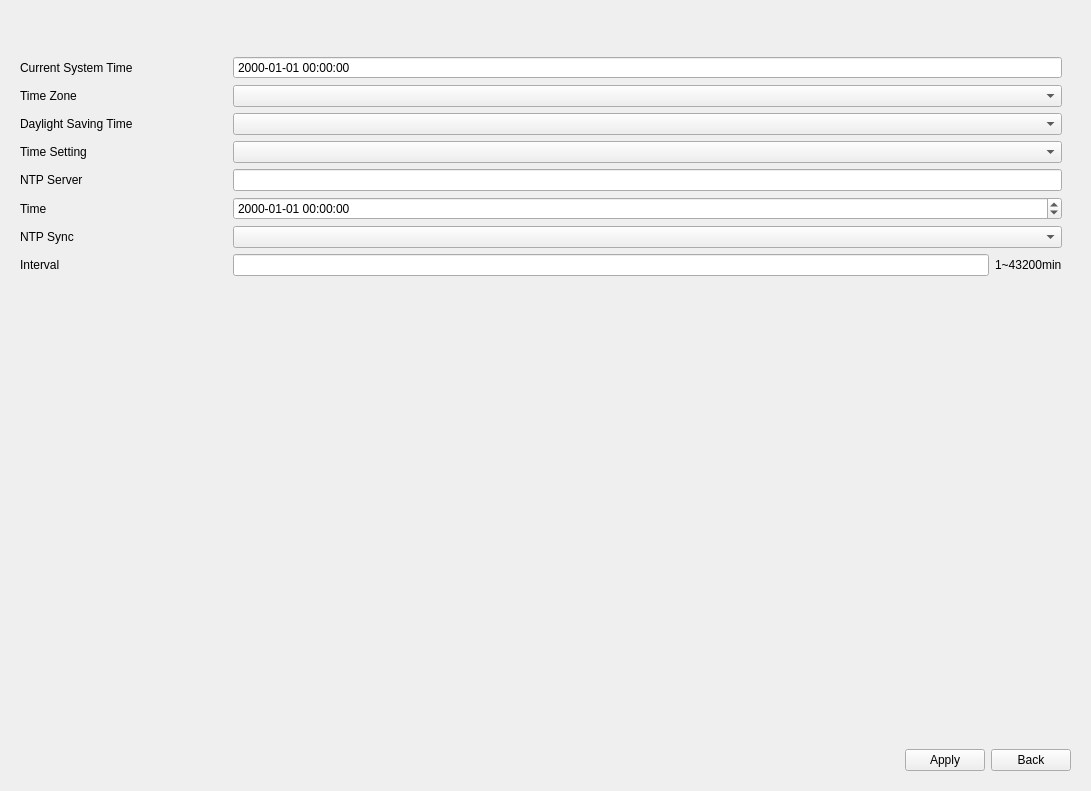
<?xml version="1.0" encoding="UTF-8"?>
<ui version="4.0">
 <class>GeneralSetting</class>
 <widget class="QWidget" name="GeneralSetting">
  <property name="geometry">
   <rect>
    <x>0</x>
    <y>0</y>
    <width>1091</width>
    <height>791</height>
   </rect>
  </property>
  <property name="windowTitle">
   <string>Form</string>
  </property>
  <layout class="QVBoxLayout" name="verticalLayout">
   <item>
    <widget class="TabBar" name="widget_tab" native="true">
     <property name="minimumSize">
      <size>
       <width>0</width>
       <height>30</height>
      </size>
     </property>
    </widget>
   </item>
   <item>
    <widget class="QStackedWidget" name="stackedWidget">
     <property name="currentIndex">
      <number>0</number>
     </property>
     <widget class="QWidget" name="page_dateTime">
      <layout class="QVBoxLayout" name="verticalLayout_3">
       <property name="spacing">
        <number>6</number>
       </property>
       <property name="leftMargin">
        <number>0</number>
       </property>
       <property name="topMargin">
        <number>0</number>
       </property>
       <property name="rightMargin">
        <number>9</number>
       </property>
       <property name="bottomMargin">
        <number>9</number>
       </property>
       <item>
        <widget class="QWidget" name="widget_3" native="true">
         <layout class="QGridLayout" name="gridLayout_3">
          <property name="topMargin">
           <number>9</number>
          </property>
          <property name="rightMargin">
           <number>9</number>
          </property>
          <item row="6" column="0">
           <widget class="QLabel" name="label_ntpSync">
            <property name="sizePolicy">
             <sizepolicy hsizetype="Preferred" vsizetype="Preferred">
              <horstretch>1</horstretch>
              <verstretch>0</verstretch>
             </sizepolicy>
            </property>
            <property name="text">
             <string>NTP Sync</string>
            </property>
           </widget>
          </item>
          <item row="6" column="1">
           <widget class="ComboBox" name="comboBox_ntpSync">
            <property name="sizePolicy">
             <sizepolicy hsizetype="Preferred" vsizetype="Fixed">
              <horstretch>4</horstretch>
              <verstretch>0</verstretch>
             </sizepolicy>
            </property>
           </widget>
          </item>
          <item row="7" column="0">
           <widget class="QLabel" name="label_interval">
            <property name="sizePolicy">
             <sizepolicy hsizetype="Preferred" vsizetype="Preferred">
              <horstretch>1</horstretch>
              <verstretch>0</verstretch>
             </sizepolicy>
            </property>
            <property name="text">
             <string>Interval</string>
            </property>
           </widget>
          </item>
          <item row="0" column="1">
           <widget class="MyDateTimeEdit" name="dateTimeEdit_serverTime">
            <property name="sizePolicy">
             <sizepolicy hsizetype="Minimum" vsizetype="Fixed">
              <horstretch>4</horstretch>
              <verstretch>0</verstretch>
             </sizepolicy>
            </property>
            <property name="readOnly">
             <bool>true</bool>
            </property>
            <property name="buttonSymbols">
             <enum>QAbstractSpinBox::NoButtons</enum>
            </property>
            <property name="displayFormat">
             <string>yyyy-MM-dd HH:mm:ss</string>
            </property>
           </widget>
          </item>
          <item row="4" column="1">
           <widget class="MyLineEdit" name="lineEdit_ntpServer">
            <property name="sizePolicy">
             <sizepolicy hsizetype="Expanding" vsizetype="Fixed">
              <horstretch>4</horstretch>
              <verstretch>0</verstretch>
             </sizepolicy>
            </property>
           </widget>
          </item>
          <item row="1" column="1">
           <widget class="ComboBox" name="comboBox_timezone">
            <property name="sizePolicy">
             <sizepolicy hsizetype="Preferred" vsizetype="Fixed">
              <horstretch>4</horstretch>
              <verstretch>0</verstretch>
             </sizepolicy>
            </property>
           </widget>
          </item>
          <item row="5" column="0">
           <widget class="QLabel" name="label_setTime">
            <property name="sizePolicy">
             <sizepolicy hsizetype="Preferred" vsizetype="Preferred">
              <horstretch>1</horstretch>
              <verstretch>0</verstretch>
             </sizepolicy>
            </property>
            <property name="text">
             <string>Time</string>
            </property>
           </widget>
          </item>
          <item row="2" column="0">
           <widget class="QLabel" name="label_dsTime">
            <property name="sizePolicy">
             <sizepolicy hsizetype="Preferred" vsizetype="Preferred">
              <horstretch>1</horstretch>
              <verstretch>0</verstretch>
             </sizepolicy>
            </property>
            <property name="text">
             <string>Daylight Saving Time</string>
            </property>
           </widget>
          </item>
          <item row="5" column="1">
           <widget class="MyDateTimeEdit" name="dateTimeEdit_setTime">
            <property name="sizePolicy">
             <sizepolicy hsizetype="Minimum" vsizetype="Fixed">
              <horstretch>4</horstretch>
              <verstretch>0</verstretch>
             </sizepolicy>
            </property>
            <property name="displayFormat">
             <string>yyyy-MM-dd HH:mm:ss</string>
            </property>
           </widget>
          </item>
          <item row="4" column="0">
           <widget class="QLabel" name="label_ntpServer">
            <property name="sizePolicy">
             <sizepolicy hsizetype="Preferred" vsizetype="Preferred">
              <horstretch>1</horstretch>
              <verstretch>0</verstretch>
             </sizepolicy>
            </property>
            <property name="text">
             <string>NTP Server</string>
            </property>
           </widget>
          </item>
          <item row="3" column="1">
           <widget class="ComboBox" name="comboBox_timeSetting">
            <property name="sizePolicy">
             <sizepolicy hsizetype="Preferred" vsizetype="Fixed">
              <horstretch>4</horstretch>
              <verstretch>0</verstretch>
             </sizepolicy>
            </property>
           </widget>
          </item>
          <item row="3" column="0">
           <widget class="QLabel" name="label_timeSetting">
            <property name="sizePolicy">
             <sizepolicy hsizetype="Preferred" vsizetype="Preferred">
              <horstretch>1</horstretch>
              <verstretch>0</verstretch>
             </sizepolicy>
            </property>
            <property name="text">
             <string>Time Setting</string>
            </property>
           </widget>
          </item>
          <item row="0" column="0">
           <widget class="QLabel" name="label_serverTime">
            <property name="sizePolicy">
             <sizepolicy hsizetype="Preferred" vsizetype="Preferred">
              <horstretch>1</horstretch>
              <verstretch>0</verstretch>
             </sizepolicy>
            </property>
            <property name="text">
             <string>Current System Time</string>
            </property>
           </widget>
          </item>
          <item row="1" column="0">
           <widget class="QLabel" name="label_timezone">
            <property name="sizePolicy">
             <sizepolicy hsizetype="Preferred" vsizetype="Preferred">
              <horstretch>1</horstretch>
              <verstretch>0</verstretch>
             </sizepolicy>
            </property>
            <property name="text">
             <string>Time Zone</string>
            </property>
           </widget>
          </item>
          <item row="2" column="1">
           <widget class="ComboBox" name="comboBox_dsTime">
            <property name="sizePolicy">
             <sizepolicy hsizetype="Preferred" vsizetype="Fixed">
              <horstretch>4</horstretch>
              <verstretch>0</verstretch>
             </sizepolicy>
            </property>
           </widget>
          </item>
          <item row="7" column="1">
           <widget class="QWidget" name="widgetInterval" native="true">
            <property name="minimumSize">
             <size>
              <width>50</width>
              <height>0</height>
             </size>
            </property>
            <layout class="QHBoxLayout" name="horizontalLayout_2">
             <property name="leftMargin">
              <number>0</number>
             </property>
             <property name="topMargin">
              <number>0</number>
             </property>
             <property name="rightMargin">
              <number>0</number>
             </property>
             <property name="bottomMargin">
              <number>0</number>
             </property>
             <item>
              <widget class="MyLineEdit" name="lineEdit_interval">
               <property name="sizePolicy">
                <sizepolicy hsizetype="Expanding" vsizetype="Fixed">
                 <horstretch>0</horstretch>
                 <verstretch>0</verstretch>
                </sizepolicy>
               </property>
               <property name="maxLength">
                <number>5</number>
               </property>
              </widget>
             </item>
             <item>
              <widget class="BlueLabel" name="labelInterval">
               <property name="sizePolicy">
                <sizepolicy hsizetype="Preferred" vsizetype="Preferred">
                 <horstretch>0</horstretch>
                 <verstretch>0</verstretch>
                </sizepolicy>
               </property>
               <property name="minimumSize">
                <size>
                 <width>0</width>
                 <height>0</height>
                </size>
               </property>
               <property name="text">
                <string>1~43200min</string>
               </property>
              </widget>
             </item>
            </layout>
           </widget>
          </item>
         </layout>
        </widget>
       </item>
       <item>
        <spacer name="verticalSpacer_3">
         <property name="orientation">
          <enum>Qt::Vertical</enum>
         </property>
         <property name="sizeHint" stdset="0">
          <size>
           <width>20</width>
           <height>40</height>
          </size>
         </property>
        </spacer>
       </item>
       <item>
        <layout class="QHBoxLayout" name="horizontalLayout">
         <property name="topMargin">
          <number>0</number>
         </property>
         <item>
          <spacer name="horizontalSpacer_3">
           <property name="orientation">
            <enum>Qt::Horizontal</enum>
           </property>
           <property name="sizeHint" stdset="0">
            <size>
             <width>40</width>
             <height>20</height>
            </size>
           </property>
          </spacer>
         </item>
         <item>
          <widget class="QPushButton" name="pushButton_apply_2">
           <property name="text">
            <string>Apply</string>
           </property>
          </widget>
         </item>
         <item>
          <widget class="QPushButton" name="pushButton_back_2">
           <property name="text">
            <string>Back</string>
           </property>
          </widget>
         </item>
        </layout>
       </item>
      </layout>
     </widget>
     <widget class="QWidget" name="page_device">
      <layout class="QVBoxLayout" name="verticalLayout_2">
       <property name="spacing">
        <number>6</number>
       </property>
       <property name="leftMargin">
        <number>0</number>
       </property>
       <property name="topMargin">
        <number>0</number>
       </property>
       <property name="rightMargin">
        <number>9</number>
       </property>
       <property name="bottomMargin">
        <number>9</number>
       </property>
       <item>
        <widget class="QWidget" name="widget_4" native="true">
         <layout class="QGridLayout" name="gridLayout_4">
          <property name="spacing">
           <number>6</number>
          </property>
          <item row="6" column="1">
           <widget class="ComboBox" name="comboBox_hdmiAudio"/>
          </item>
          <item row="21" column="0">
           <widget class="MyLabel" name="label_language">
            <property name="text">
             <string>Language</string>
            </property>
           </widget>
          </item>
          <item row="5" column="0">
           <widget class="MyLabel" name="label_screenSwitch">
            <property name="text">
             <string>Quick Screen Switch</string>
            </property>
           </widget>
          </item>
          <item row="21" column="1">
           <widget class="ComboBox" name="comboBox_language"/>
          </item>
          <item row="5" column="1">
           <widget class="ComboBox" name="comboBox_screenSwitch">
            <item>
             <property name="text">
              <string>Disable</string>
             </property>
            </item>
            <item>
             <property name="text">
              <string>Enable</string>
             </property>
            </item>
           </widget>
          </item>
          <item row="2" column="0">
           <widget class="MyLabel" name="label_screen1">
            <property name="text">
             <string>HDMI1/VGA1 Resolution</string>
            </property>
           </widget>
          </item>
          <item row="10" column="1">
           <widget class="ComboBox" name="comboBox_eventPopTime"/>
          </item>
          <item row="7" column="1">
           <widget class="ComboBox" name="comboBox_audioEnable"/>
          </item>
          <item row="19" column="0">
           <widget class="MyLabel" name="labelAutoLogout">
            <property name="text">
             <string>Auto Logout</string>
            </property>
           </widget>
          </item>
          <item row="6" column="0">
           <widget class="MyLabel" name="label_hdmiAudio">
            <property name="text">
             <string>HDMI1 Audio</string>
            </property>
           </widget>
          </item>
          <item row="0" column="1">
           <widget class="MyLineEdit" name="lineEdit_deviceName">
            <property name="sizePolicy">
             <sizepolicy hsizetype="Expanding" vsizetype="Fixed">
              <horstretch>4</horstretch>
              <verstretch>0</verstretch>
             </sizepolicy>
            </property>
            <property name="maxLength">
             <number>32</number>
            </property>
           </widget>
          </item>
          <item row="8" column="0">
           <widget class="MyLabel" name="label_audioVolume">
            <property name="text">
             <string>Audio Out Volume</string>
            </property>
           </widget>
          </item>
          <item row="13" column="0">
           <spacer name="verticalSpacer">
            <property name="orientation">
             <enum>Qt::Vertical</enum>
            </property>
            <property name="sizeType">
             <enum>QSizePolicy::Fixed</enum>
            </property>
            <property name="sizeHint" stdset="0">
             <size>
              <width>20</width>
              <height>20</height>
             </size>
            </property>
           </spacer>
          </item>
          <item row="3" column="0">
           <widget class="MyLabel" name="label_screen2_enable">
            <property name="text">
             <string>HDMI2/VGA2</string>
            </property>
           </widget>
          </item>
          <item row="7" column="0">
           <widget class="MyLabel" name="label_audioEnable">
            <property name="text">
             <string>Audio Out</string>
            </property>
           </widget>
          </item>
          <item row="14" column="0">
           <widget class="MyLabel" name="label_wizard_2">
            <property name="text">
             <string>Wizard</string>
            </property>
           </widget>
          </item>
          <item row="20" column="0">
           <widget class="MyLabel" name="labelLogoutChannel">
            <property name="text">
             <string>Channel Display When Logout</string>
            </property>
           </widget>
          </item>
          <item row="16" column="0">
           <widget class="MyLabel" name="label_localAuth">
            <property name="text">
             <string>Boot Authentication</string>
            </property>
           </widget>
          </item>
          <item row="17" column="1">
           <widget class="ComboBox" name="comboBox_menuAuth"/>
          </item>
          <item row="1" column="0">
           <widget class="MyLabel" name="label_hdmi_vga_output">
            <property name="text">
             <string>HDMI/VGA Output</string>
            </property>
           </widget>
          </item>
          <item row="18" column="1">
           <widget class="ComboBox" name="comboBox_menuTimeout"/>
          </item>
          <item row="9" column="1">
           <widget class="ComboBox" name="comboBox_eventPop"/>
          </item>
          <item row="9" column="0">
           <widget class="MyLabel" name="label_eventPop">
            <property name="text">
             <string>Event Popup</string>
            </property>
           </widget>
          </item>
          <item row="4" column="0">
           <widget class="MyLabel" name="label_screen2">
            <property name="text">
             <string>HDMI2/VGA2 Resolution</string>
            </property>
           </widget>
          </item>
          <item row="15" column="0">
           <widget class="MyLabel" name="label_wizard">
            <property name="text">
             <string>Boot Wizard</string>
            </property>
           </widget>
          </item>
          <item row="19" column="1">
           <widget class="ComboBox" name="comboBoxAutoLogout"/>
          </item>
          <item row="15" column="1">
           <widget class="ComboBox" name="comboBox_wizard"/>
          </item>
          <item row="4" column="1">
           <widget class="ComboBox" name="comboBox_screen2"/>
          </item>
          <item row="3" column="1">
           <widget class="ComboBox" name="comboBox_screen2_enable"/>
          </item>
          <item row="17" column="0">
           <widget class="MyLabel" name="label_menuAuth">
            <property name="text">
             <string>Menu Authentication</string>
            </property>
           </widget>
          </item>
          <item row="18" column="0">
           <widget class="MyLabel" name="label_menuTimeout">
            <property name="text">
             <string>Settings Page Timeout</string>
            </property>
           </widget>
          </item>
          <item row="1" column="1">
           <widget class="ComboBox" name="comboBox_hdmi_vga_output">
            <item>
             <property name="text">
              <string>Independent</string>
             </property>
            </item>
            <item>
             <property name="text">
              <string>Synchronous</string>
             </property>
            </item>
           </widget>
          </item>
          <item row="13" column="1">
           <spacer name="verticalSpacer_4">
            <property name="orientation">
             <enum>Qt::Vertical</enum>
            </property>
            <property name="sizeHint" stdset="0">
             <size>
              <width>20</width>
              <height>20</height>
             </size>
            </property>
           </spacer>
          </item>
          <item row="12" column="0">
           <widget class="MyLabel" name="label_mouseAccel">
            <property name="text">
             <string>Mouse Pointer Speed Level</string>
            </property>
           </widget>
          </item>
          <item row="10" column="0">
           <widget class="MyLabel" name="label_eventPopTime">
            <property name="text">
             <string>Event Popup Duration Time</string>
            </property>
           </widget>
          </item>
          <item row="0" column="0">
           <widget class="MyLabel" name="label_deviceName">
            <property name="sizePolicy">
             <sizepolicy hsizetype="Preferred" vsizetype="Preferred">
              <horstretch>1</horstretch>
              <verstretch>0</verstretch>
             </sizepolicy>
            </property>
            <property name="text">
             <string>Device Name</string>
            </property>
           </widget>
          </item>
          <item row="2" column="1">
           <widget class="ComboBox" name="comboBox_screen1"/>
          </item>
          <item row="12" column="1">
           <widget class="ComboBox" name="comboBox_mouseAccel">
            <property name="currentIndex">
             <number>4</number>
            </property>
            <item>
             <property name="text">
              <string>1</string>
             </property>
            </item>
            <item>
             <property name="text">
              <string>2</string>
             </property>
            </item>
            <item>
             <property name="text">
              <string>3</string>
             </property>
            </item>
            <item>
             <property name="text">
              <string>4</string>
             </property>
            </item>
            <item>
             <property name="text">
              <string>5</string>
             </property>
            </item>
            <item>
             <property name="text">
              <string>6</string>
             </property>
            </item>
            <item>
             <property name="text">
              <string>7</string>
             </property>
            </item>
           </widget>
          </item>
          <item row="16" column="1">
           <widget class="ComboBox" name="comboBox_localAuth"/>
          </item>
          <item row="8" column="1">
           <widget class="ComboBox" name="comboBox_audioVolume"/>
          </item>
          <item row="11" column="0">
           <widget class="MyLabel" name="labelOccupancyLiveView">
            <property name="text">
             <string>Occupancy Live View</string>
            </property>
           </widget>
          </item>
          <item row="11" column="1">
           <widget class="ComboBox" name="comboBoxOccupancyLiveView"/>
          </item>
          <item row="14" column="1">
           <widget class="QWidget" name="widget" native="true">
            <layout class="QHBoxLayout" name="horizontalLayout_5">
             <property name="leftMargin">
              <number>0</number>
             </property>
             <property name="topMargin">
              <number>0</number>
             </property>
             <property name="rightMargin">
              <number>0</number>
             </property>
             <property name="bottomMargin">
              <number>0</number>
             </property>
             <item>
              <widget class="MyPushButton" name="pushButton_wizard">
               <property name="text">
                <string>Start</string>
               </property>
              </widget>
             </item>
             <item>
              <spacer name="horizontalSpacer_2">
               <property name="orientation">
                <enum>Qt::Horizontal</enum>
               </property>
               <property name="sizeHint" stdset="0">
                <size>
                 <width>40</width>
                 <height>20</height>
                </size>
               </property>
              </spacer>
             </item>
            </layout>
           </widget>
          </item>
          <item row="20" column="1">
           <widget class="QWidget" name="widget" native="true">
            <layout class="QHBoxLayout" name="horizontalLayout_7">
             <property name="leftMargin">
              <number>0</number>
             </property>
             <property name="topMargin">
              <number>0</number>
             </property>
             <property name="rightMargin">
              <number>0</number>
             </property>
             <property name="bottomMargin">
              <number>0</number>
             </property>
             <item>
              <widget class="MyPushButton" name="pushButtonLogoutChannel">
               <property name="text">
                <string>Edit</string>
               </property>
              </widget>
             </item>
             <item>
              <spacer name="horizontalSpacer_4">
               <property name="orientation">
                <enum>Qt::Horizontal</enum>
               </property>
               <property name="sizeHint" stdset="0">
                <size>
                 <width>40</width>
                 <height>20</height>
                </size>
               </property>
              </spacer>
             </item>
            </layout>
           </widget>
          </item>
         </layout>
        </widget>
       </item>
       <item>
        <spacer name="verticalSpacer_2">
         <property name="orientation">
          <enum>Qt::Vertical</enum>
         </property>
         <property name="sizeHint" stdset="0">
          <size>
           <width>20</width>
           <height>40</height>
          </size>
         </property>
        </spacer>
       </item>
       <item>
        <layout class="QHBoxLayout" name="horizontalLayout_6">
         <property name="topMargin">
          <number>0</number>
         </property>
         <item>
          <spacer name="horizontalSpacer">
           <property name="orientation">
            <enum>Qt::Horizontal</enum>
           </property>
           <property name="sizeHint" stdset="0">
            <size>
             <width>40</width>
             <height>20</height>
            </size>
           </property>
          </spacer>
         </item>
         <item>
          <widget class="MyPushButton" name="pushButton_apply">
           <property name="text">
            <string>Apply</string>
           </property>
          </widget>
         </item>
         <item>
          <widget class="MyPushButton" name="pushButton_back">
           <property name="text">
            <string>Back</string>
           </property>
          </widget>
         </item>
        </layout>
       </item>
      </layout>
     </widget>
    </widget>
   </item>
  </layout>
 </widget>
 <customwidgets>
  <customwidget>
   <class>ComboBox</class>
   <extends>QComboBox</extends>
   <header>combobox.h</header>
  </customwidget>
  <customwidget>
   <class>MyLineEdit</class>
   <extends>QLineEdit</extends>
   <header>mylineedit.h</header>
  </customwidget>
  <customwidget>
   <class>MyPushButton</class>
   <extends>QPushButton</extends>
   <header>mypushbutton.h</header>
  </customwidget>
  <customwidget>
   <class>TabBar</class>
   <extends>QWidget</extends>
   <header>tabbar.h</header>
   <container>1</container>
  </customwidget>
  <customwidget>
   <class>MyLabel</class>
   <extends>QLabel</extends>
   <header>mylabel.h</header>
  </customwidget>
  <customwidget>
   <class>MyDateTimeEdit</class>
   <extends>QDateTimeEdit</extends>
   <header>mydatetimeedit.h</header>
  </customwidget>
  <customwidget>
   <class>BlueLabel</class>
   <extends>QLabel</extends>
   <header>bluelabel.h</header>
  </customwidget>
 </customwidgets>
 <resources/>
 <connections/>
</ui>
